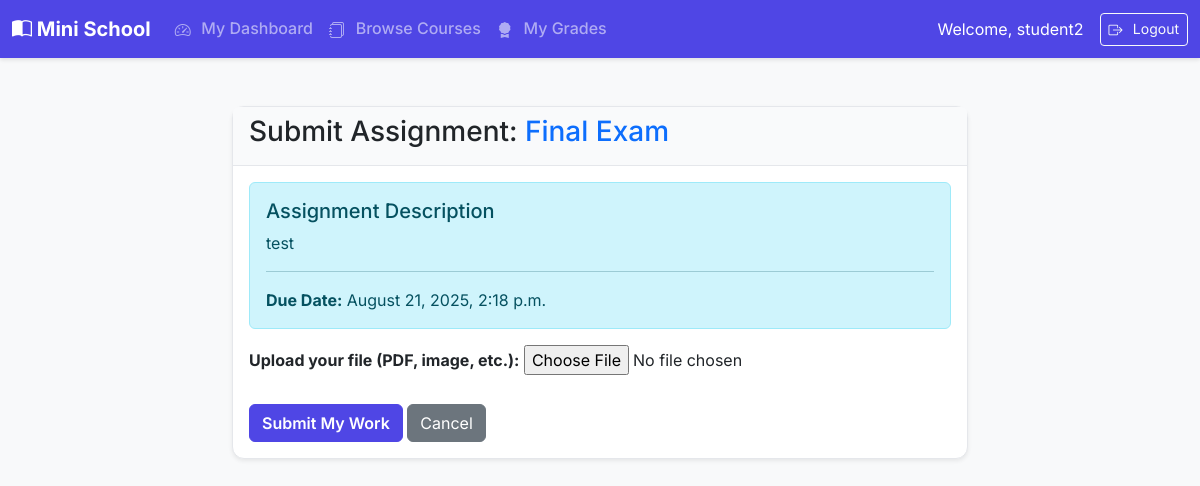
Screenshot of /student/assignment/1/submit/ (signed in) with the database file from the repository.
### core/models.py (models this page shows, shortened)
class User(AbstractUser):
    class Role(models.TextChoices):
        EMPLOYEE = "EMPLOYEE", "Employee"
        INSTRUCTOR = "INSTRUCTOR", "Instructor"
        STUDENT = "STUDENT", "Student"
    role = models.CharField(max_length=50, choices=Role.choices)
    student_id = models.CharField(
        max_length=20,
        unique=True,
        blank=True,
        null=True,
        help_text="Required only for students."
    )
    date_of_birth = models.DateField(
        blank=True,
        null=True
    )

class Assignment(models.Model):
    course = models.ForeignKey(Course, on_delete=models.CASCADE, related_name='assignments')
    title = models.CharField(max_length=200)
    description = models.TextField()
    due_date = models.DateTimeField()

### core/views.py (the view)
# urls.py: path('student/assignment/<int:assignment_id>/submit/', views.submit_assignment, name='submit_assignment'),
@student_required
def submit_assignment(request, assignment_id):
    assignment = get_object_or_404(Assignment, id=assignment_id)
    if not Enrollment.objects.filter(student=request.user, course=assignment.course).exists():
        return redirect('student_dashboard')
    if request.method == 'POST':
        form = SubmissionForm(request.POST, request.FILES)
        if form.is_valid():
            submission, created = Submission.objects.update_or_create(
                assignment=assignment,
                student=request.user,
                defaults={'submitted_file': form.cleaned_data['submitted_file']}
            )
            messages.success(request, "Your submission has been received!")
            return redirect('student_course_detail', course_id=assignment.course.id)
    else:
        form = SubmissionForm()
    return render(request, 'student/submit_assignment.html', {'form': form, 'assignment': assignment})

### core/forms.py
class SubmissionForm(forms.ModelForm):
    class Meta:
        model = Submission
        fields = ['submitted_file']

### templates/student/submit_assignment.html (shortened to what this page needs)
{% extends 'base.html' %}
{% block content %}
<div class="row justify-content-center">
    <div class="col-md-8">
        <div class="card shadow-sm">
            <div class="card-header">
                <h3>Submit Assignment: <span class="text-primary">{{ assignment.title }}</span></h3>
            </div>
            <div class="card-body">
                <div class="alert alert-info">
                    <h5 class="alert-heading">Assignment Description</h5>
                    <p>{{ assignment.description|linebreaksbr }}</p>
                    <hr>
                    <p class="mb-0"><strong>Due Date:</strong> {{ assignment.due_date|date:"F j, Y, P" }}</p>
                </div>
                <form method="POST" enctype="multipart/form-data">
                    <div class="mb-3">
                        <label for="{{ form.submitted_file.id_for_label }}" class="form-label">
                            <strong>Upload your file (PDF, image, etc.):</strong>
                        </label>
                        {{ form.submitted_file }}
                    </div>
                    <div class="mt-4">
                        <button type="submit" class="btn btn-primary">Submit My Work</button>
                        <a href="{% url 'student_course_detail' assignment.course.id %}" class="btn btn-secondary">Cancel</a>
                    </div>
                </form>
            </div>
        </div>
    </div>
</div>
{% endblock %}

### templates/base.html (shortened to what this page needs)
{% load static %}
<!doctype html>
<html lang="en">
<head>
    <link href="https://cdn.jsdelivr.net/npm/bootstrap@5.3.2/dist/css/bootstrap.min.css" rel="stylesheet">
    <link rel="stylesheet" href="{% static 'css/custom.css' %}">
</head>
<body>
<nav class="navbar navbar-expand-lg navbar-dark bg-dark">
    <div class="container-fluid">
        <a class="navbar-brand" href="{% if user.is_authenticated %}{% url 'dashboard' %}{% else %}{% url 'login' %}{% endif %}">
            <i class="bi bi-book-half"></i> Mini School
        </a>
        <div class="collapse navbar-collapse" id="navbarNav">
            <ul class="navbar-nav me-auto mb-2 mb-lg-0">
                {% if user.is_authenticated %}
                    {% if user.role == 'EMPLOYEE' %}
                        <li class="nav-item dropdown">
                            <a class="nav-link dropdown-toggle" href="#" role="button" data-bs-toggle="dropdown" aria-expanded="false">
                                <i class="bi bi-people-fill"></i> Manage Users
                            </a>
                            <ul class="dropdown-menu">
                                <li><a class="dropdown-item" href="{% url 'user_list' 'STUDENT' %}"><i class="bi bi-person"></i> Students</a></li>
                                <li><a class="dropdown-item" href="{% url 'user_list' 'INSTRUCTOR' %}"><i class="bi bi-person-video3"></i> Instructors</a></li>
                            </ul>
                        </li>
                        <li class="nav-item dropdown">
                            <a class="nav-link dropdown-toggle" href="#" role="button" data-bs-toggle="dropdown" aria-expanded="false">
                                <i class="bi bi-gear-fill"></i> System
                            </a>
                            <ul class="dropdown-menu">
                                <li><a class="dropdown-item" href="{% url 'course_list_create' %}"><i class="bi bi-journal-bookmark-fill"></i> Manage Courses</a></li>
                                <li><a class="dropdown-item" href="{% url 'category_list_create' %}"><i class="bi bi-tags-fill"></i> Manage Categories</a></li>
                                <li><a class="dropdown-item" href="{% url 'manage_enrollments' %}"><i class="bi bi-person-check-fill"></i> Manage Enrollments</a></li>
                                <li><a class="dropdown-item" href="{% url 'manage_schedules' %}"><i class="bi bi-calendar-week"></i> Manage Schedules</a></li>
                                <li><hr class="dropdown-divider"></li>
                                <li><a class="dropdown-item" href="{% url 'view_reviews' %}"><i class="bi bi-star-half"></i> View Reviews</a></li>
                            </ul>
                        </li>
                    {% elif user.role == 'STUDENT' %}
                        <li class="nav-item"><a class="nav-link" href="{% url 'student_dashboard' %}"><i class="bi bi-speedometer2"></i> My Dashboard</a></li>
                        <li class="nav-item"><a class="nav-link" href="{% url 'student_course_list' %}"><i class="bi bi-journals"></i> Browse Courses</a></li>
                        <li class="nav-item"><a class="nav-link" href="{% url 'student_my_grades' %}"><i class="bi bi-award-fill"></i> My Grades</a></li>
                    {% endif %}
                {% endif %}
            </ul>
            <div class="d-flex align-items-center">
                {% if user.is_authenticated %}
                    <span class="navbar-text text-white me-3">
                        Welcome, {{ user.username }}
                    </span>
                    <form method="post" action="{% url 'logout' %}">
                        <button type="submit" class="btn btn-outline-light btn-sm"><i class="bi bi-box-arrow-right"></i> Logout</button>
                    </form>
                {% else %}
                     <a href="{% url 'login' %}" class="btn btn-outline-light"><i class="bi bi-box-arrow-in-right"></i> Login</a>
                {% endif %}
            </div>
        </div>
    </div>
</nav>
<main class="container my-5">
    {% block content %}
    {% endblock %}
</main>
</body>
</html>

### static/css/custom.css (style rules this page uses)
:root { --primary-color: #4f46e5; --secondary-color: #6b7280; --background-color: #f8f9fa; --surface-color: #ffffff; --text-color: #111827; --border-color: #e5e7eb; }
body { font-family: 'Inter', sans-serif; background-color: var(--background-color); color: var(--text-color); }
.navbar.bg-dark { background-color: var(--primary-color) !important; box-shadow: 0 2px 4px rgba(0,0,0,0.1); }
.navbar-brand { font-weight: 700; font-size: 1.25rem; }
.nav-link { font-weight: 500; }
.btn-primary { background-color: var(--primary-color); border-color: var(--primary-color); font-weight: 600; }
.card { border: 1px solid var(--border-color); border-radius: 0.75rem; background-color: var(--surface-color); }
.card-header { background-color: #f9fafb; border-bottom: 1px solid var(--border-color); font-weight: 600; }
.btn i, .nav-link i, .dropdown-item i { margin-right: 0.4rem; vertical-align: -2px; }

### rows the page displays
User: username "student2"
Assignment: title "Final Exam", description "test", due_date "August 21, 2025, 2:18 p.m."
